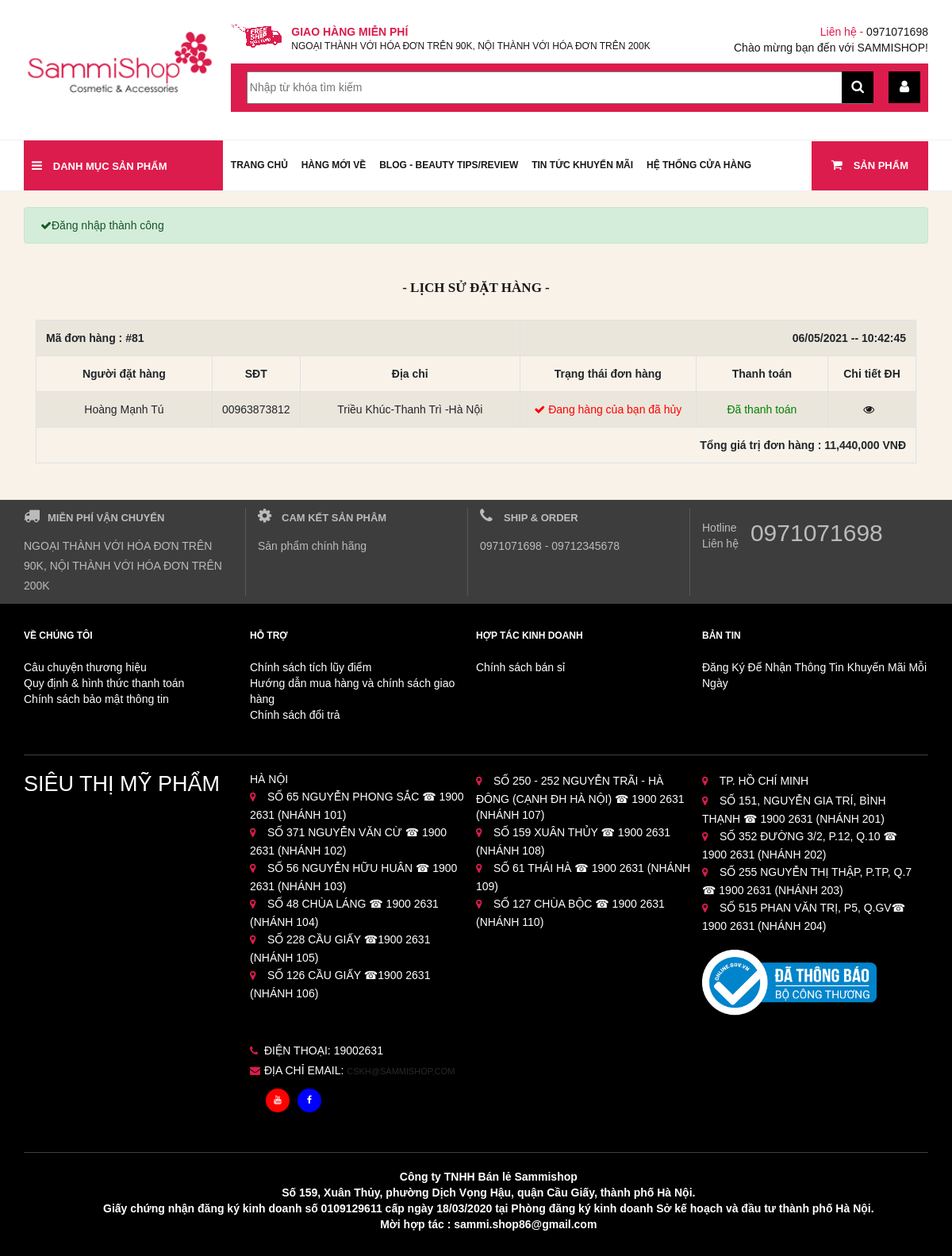
Screenshot of /lich-su-mua-hang (signed in) with the database file from the repository.
### tables this page shows
CREATE TABLE `categories` (
  `id` int(11) NOT NULL,
  `name` varchar(255) NOT NULL,
  `avatar` varchar(255) DEFAULT NULL,
  `status` tinyint(3) NOT NULL,
  `category_status` tinyint(3) NOT NULL,
  `content` varchar(255) NOT NULL,
  `hotcategory` tinyint(3) NOT NULL,
  `created_at` timestamp NOT NULL DEFAULT current_timestamp(),
  `updated_at` datetime DEFAULT NULL
);

CREATE TABLE `orders` (
  `id` int(11) NOT NULL,
  `user_id` int(11) DEFAULT NULL COMMENT 'Id của user trong trường hợp đã login và đặt hàng, là khóa ngoại liên kết với bảng users',
  `fullname` varchar(255) DEFAULT NULL COMMENT 'Tên khách hàng',
  `address` varchar(255) DEFAULT NULL COMMENT 'Địa chỉ khách hàng',
  `phone` varchar(255) DEFAULT NULL COMMENT 'SĐT khách hàng',
  `email` varchar(255) DEFAULT NULL COMMENT 'Email khách hàng',
  `note` text DEFAULT NULL COMMENT 'Ghi chú từ khách hàng',
  `price_total` int(11) DEFAULT NULL COMMENT 'Tổng giá trị đơn hàng',
  `payment_status` tinyint(2) DEFAULT NULL COMMENT 'Trạng thái đơn hàng: 0 - Chưa thành toán, 1 - Đã thành toán',
  `status` tinyint(3) NOT NULL,
  `created_at` timestamp NOT NULL DEFAULT current_timestamp() COMMENT 'Ngày tạo đơn',
  `updated_at` datetime DEFAULT NULL COMMENT 'Ngày cập nhật cuối'
);

### App/controllers/controller.php (called while the page is built, shortened)
<?php
class Controller{
    public function render($file,$variable=[]){
        extract($variable);
        require_once $file;
        $view= ob_get_clean();
        return $view;
    }
}

### Mvc/Frontend/controllers/LoginController.php (called while the page is built, shortened)
<?php
require_once  "Mvc/Frontend/Models/Order.php";
class LoginController extends Controller{
    public function history()
    {
        $id=$_SESSION["user_account"]["id"];
        $order_model=new Order();
        $orders=$order_model->listOrder($id);
        $this->content=$this->render('Mvc/frontend/views/login/shoppingcart.php',["orders" => $orders]);
        require_once 'Mvc/frontend/views/layouts/main.php';
    }
}

### index.php (called while the page is built, shortened)
<?php
    require_once "App/controllers/controller.php";
    require_once "App/database/Model.php";
    require_once "App/helpers/helper.php";
    $action=isset($_GET["action"]) ? $_GET["action"] : 'index';
    $obj=new $controller;
    $obj->$action();

### App/database/Model.php (called while the page is built, shortened)
<?php
    class Model{
        public function __construct(){
            $this->connection=$this->getConnection();
        }
        public function getConnection(){
            $connection=new PDO(Database::DB_DSN,
                                Database::DB_USERNAME,
                                Database::DB_PASSWORD);
            return $connection;
        }
}

### Mvc/Frontend/models/Order.php (called while the page is built, shortened)
<?php
class Order extends Model
{
    public function listOrder($id){
        $obj_select=$this->connection->prepare("select * from orders where user_id=$id
                    order by orders.created_at desc ");
        $obj_select->execute();
        $orders = $obj_select->fetchAll(PDO::FETCH_ASSOC);
        return $orders;
    }
}

### Mvc/Frontend/models/Category.php (called while the page is built, shortened)
<?php
class Category extends Model{
    public function categoryNews(){
        $sql_select="select * from categories where status=1 and category_status=0 order by categories.created_at asc limit 0,3";
        $obj_select=$this->connection->prepare($sql_select);
        $obj_select->execute();
        return $obj_select->fetchAll(PDO::FETCH_ASSOC);
    }
}

### App/helpers/Helper.php (called while the page is built, shortened)
<?php
class Helper
{
    public static function getSlug($str) {
        $str = trim(mb_strtolower($str));
        $str = preg_replace('/(à|á|ạ|ả|ã|â|ầ|ấ|ậ|ẩ|ẫ|ă|ằ|ắ|ặ|ẳ|ẵ)/', 'a', $str);
        $str = preg_replace('/(è|é|ẹ|ẻ|ẽ|ê|ề|ế|ệ|ể|ễ)/', 'e', $str);
        $str = preg_replace('/(ì|í|ị|ỉ|ĩ)/', 'i', $str);
        $str = preg_replace('/(ò|ó|ọ|ỏ|õ|ô|ồ|ố|ộ|ổ|ỗ|ơ|ờ|ớ|ợ|ở|ỡ)/', 'o', $str);
        $str = preg_replace('/(ù|ú|ụ|ủ|ũ|ư|ừ|ứ|ự|ử|ữ)/', 'u', $str);
        $str = preg_replace('/(ỳ|ý|ỵ|ỷ|ỹ)/', 'y', $str);
        $str = preg_replace('/(đ)/', 'd', $str);
        $str = preg_replace('/[^a-z0-9-\s]/', '', $str);
        $str = preg_replace('/([\s]+)/', '-', $str);
        return $str;
    }
}

### Mvc/Frontend/views/login/shoppingcart.php (the view, shortened to what this page needs)
<div class="container">
    <div class="row">
        <div class="col-sm-12" style="margin: 30px 0px">
            <h5 style="font-size: 17px;text-align: center;margin-bottom: 10px;font-family: 'Times New Roman';font-weight: bold;padding-bottom: 20px"> - LỊCH SỬ ĐẶT HÀNG -</h5>
            <?php if(!empty($orders)):
                foreach ($orders as $cart):
                    ?>
                    <table   class="table table-striped table-bordered table-list">
                        <th  colspan="3"> Mã đơn hàng : #<?php echo $cart["id"]; ?></th>
                        <th style="text-align: right" colspan="3"><?php  echo date('d/m/Y -- H:i:s',strtotime($cart["created_at"]));?></th>
                        <tr style="text-align: center">
                            <th width="20%">Người đặt hàng</th>
                            <th  width="10%">SĐT</th>
                            <th  width="25%">Địa chỉ</th>
                            <th  width="20%">Trạng thái đơn hàng</th>
                            <th  width="15%">Thanh toán</th>
                            <th  width="10%">Chi tiết ĐH</th>
                        </tr>
                        <tr style="text-align: center">
                            <td><?php echo $cart["fullname"]; ?></td>
                            <td>0<?php echo $cart["phone"]; ?></td>
                            <td><?php echo $cart["address"]; ?></td>
                            <td>
                                <?php
                                if($cart["status"] == 0)
                                {
                                    echo "<i style='color: red' class='fa fa-retweet'></i> <span style='color:red'> Đang xử lý</span>";
                                }
                                elseif ($cart["status"] == 1)
                                {
                                    echo "<i style='color: #0bb827' class='fa fa-check'></i> <span style='color: #0bb827'>Đã xác nhận thành công</span>";
                                }
                                elseif($cart["status"] == 3)
                                {
                                    echo "<i style='color: red' class='fa fa-check'></i> <span style='color:red'> Đang hàng của bạn đã hủy</span>";
                                }
                                ?>
                            </td>
                            <td>
                                <?php
                                if($cart["payment_status"] == 0)
                                {
                                    echo "<p style='color:blue'>Thanh toán tại nhà </p>";
                                }
                                elseif ($cart["payment_status"] == 1)
                                {
                                    echo "<p style='color:green'>Đã thanh toán</p>";
                                }
                                ?>
                            </td>
                            <td>
                                <a  title="" href="san-pham-don-hang/<?php echo $cart["id"]; ?>"><i class="fa fa-eye"></i></a> &nbsp;
                            </td>
                        </tr>
                        <th colspan="6" style="text-align: right">Tổng giá trị đơn hàng : <?php echo number_format($cart["price_total"]); ?> VNĐ</th>
                    </table>
                <?php endforeach;
            else:
                ?>
                <h5 style="text-align: center;">Bạn chưa có đơn hàng nào !!!</h5>
            <?php endif; ?>
        </div>
    </div>
</div>

### Mvc/Frontend/views/categories/category_news.php
<?php if (!empty($categories)):
foreach ($categories as $category):
$category_id = $category["id"];
$category_name = $category["name"];
$category_slug = Helper::getSlug($category_name);
$category_link = "danh-sach-blogs/$category_slug/$category_id"
?>
<li><a href="<?php echo $category_link; ?>"><?php echo $category_name; ?></a></li>
<?php endforeach; else: ?>
<?php endif; ?>

### Assets/Frontend/css/style.css (style rules this page uses)
body, h1, h2, h3, h4, h5, h6, p, ul { margin: 0px; padding: 0px; }
body { font-family: Arial; font-style: normal; font-weight: 400; line-height: 1.42857143; font-size: 14px; color: #1b1717;; background-color: #f8f2e8; padding: 0px; }
li { list-style: none; }
a { color: #1b1717; }
.menu-center li { display: inline-block; padding: 20px 13px 20px 0px; }
.menu-center li a { line-height: 20px; padding-top: 16px; padding-bottom: 16px; white-space: nowrap; font-size: 12px; font-weight: bold; text-transform: uppercase }

### rows the page displays
categories: name "BLOG - BEAUTY TIPS/REVIEW"
categories: name "TIN TỨC KHUYẾN MÃI"
orders: id "81", created_at "06/05/2021 -- 10:42:45", fullname "Hoàng Mạnh Tú", phone "0963873812", address "Triều Khúc-Thanh Trì -Hà Nội", status 3 (drawn), payment_status "Đã thanh toán", price_total "11,440,000"

### other values shown
$_SESSION["success"] "Đăng nhập thành công"
